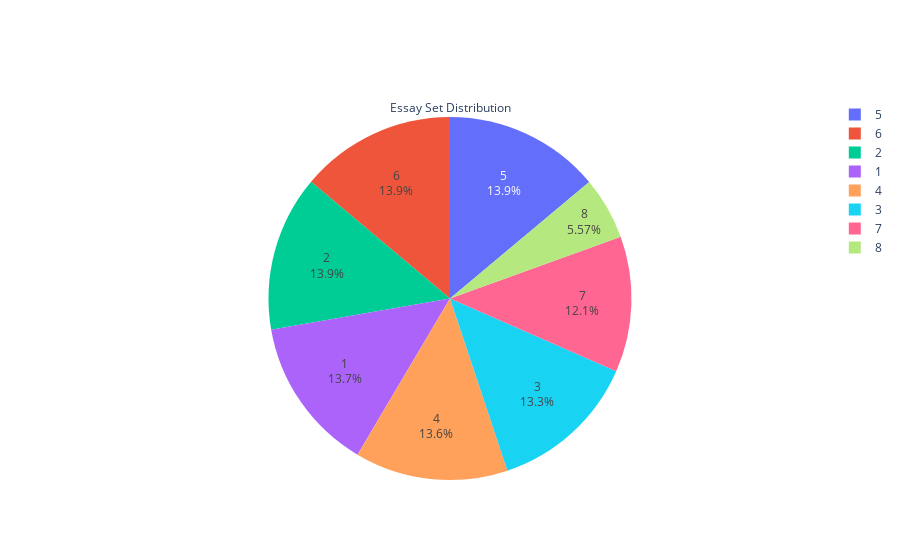

Write notebook code for a chart like this one.
### Markdown cell above
## Visualization of set distribution

### Code cell
essaySet_labels = train_df["essay_set"].value_counts().index
essaySet_freqs = train_df["essay_set"].value_counts().values
essay_set_pie = go.Figure(data=[go.Pie(labels=essaySet_labels, values=essaySet_freqs, title="Essay Set Distribution", textinfo="label+percent")])
essay_set_pie.show()

### Figure 1 — Plotly figure (JSON) as saved in the notebook; plotly's stock layout.template omitted (floating-point values rounded to 4 significant figures)
{"data": [{"labels": [5, 6, 2, 1, 4, 3, 7, 8], "textinfo": "label+percent", "title": {"text": "Essay Set Distribution"}, "type": "pie", "values": [1805, 1800, 1800, 1783, 1770, 1726, 1569, 723]}], "layout": {}}
